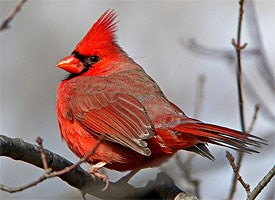
%> input picture hw2/images/cardinal1.jpg, 275 x 200 px
$ octave --eval "result = energy_image(imread('images/cardinal1.jpg'));"   (GNU Octave 9; MATLAB toolbox functions it lacks are replaced by stand-ins)
%> lines starting %> are read from the running program, lines starting %| are printed output that depends on the picture
function [energyImage, Ix, Iy] = energy_image(im)

% convert image to grayscale double
im = double(rgb2gray(im));
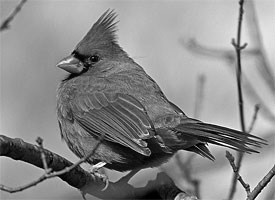
%> im: size 200x275 double; min 0, max 254, mean 137.1

% Sobel derivative filters
Dx = [1 0 -1;2 0 -2;1 0 -1];
Dy = [1 2 1;0 0 0;-1 -2 -1];

% apply filters to image
Ix = imfilter(im, Dx);
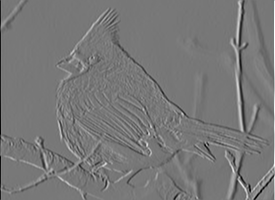
%> Ix: size 200x275 double; min -803, max 900, mean -0.3; drawn with min black and max white
Iy = imfilter(im, Dy);
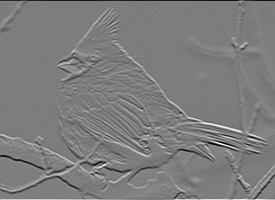
%> Iy: size 200x275 double; min -917, max 947, mean 1.2; drawn with min black and max white

% compute energy as gradient magnitude
energyImage = sqrt(Ix.^2 + Iy.^2);
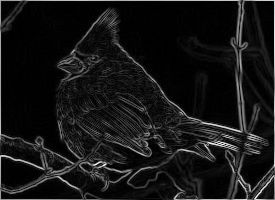
%> energyImage: size 200x275 double; min 0, max 1001.3, mean 87.2; drawn with min black and max white

$ run again, on hw2/images/cardinal2.jpg
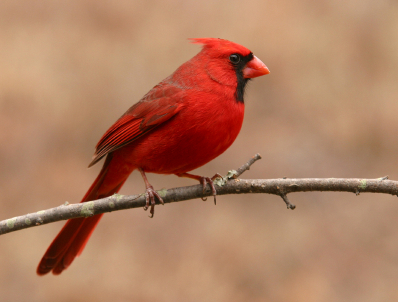
%> input picture hw2/images/cardinal2.jpg, 398 x 302 px
%> in energy_image, `Iy = imfilter(im, Dy);`:
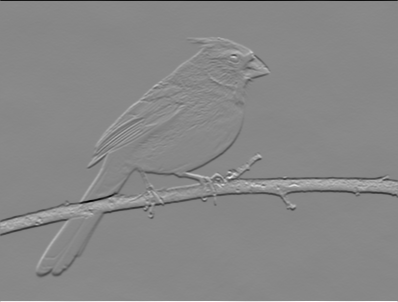
%> Iy: size 302x398 double; min -761, max 666, mean 0.2; drawn with min black and max white
%> in energy_image, `energyImage = sqrt(Ix.^2 + Iy.^2);`:
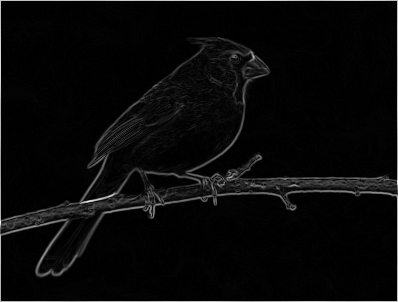
%> energyImage: size 302x398 double; min 0, max 836.1, mean 31.2; drawn with min black and max white

$ run again, on hw2/images/ella.jpg
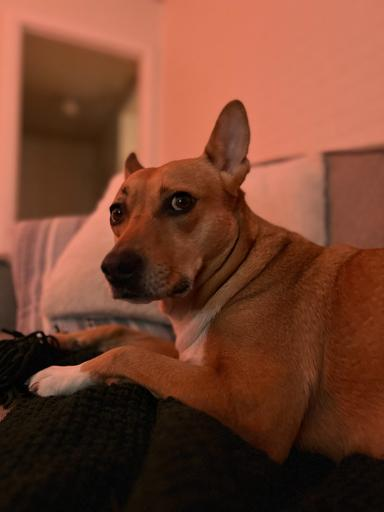
%> input picture hw2/images/ella.jpg, 384 x 512 px
%> in energy_image, `Iy = imfilter(im, Dy);`:
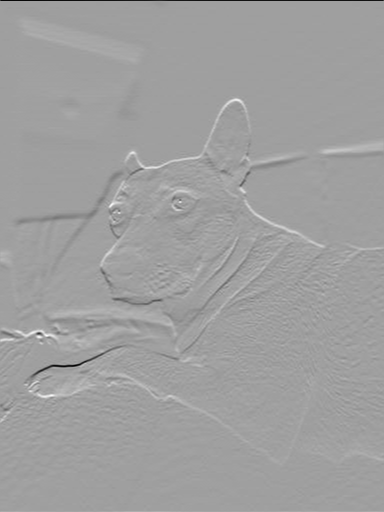
%> Iy: size 512x384 double; min -661, max 397, mean 1.1; drawn with min black and max white
%> in energy_image, `energyImage = sqrt(Ix.^2 + Iy.^2);`:
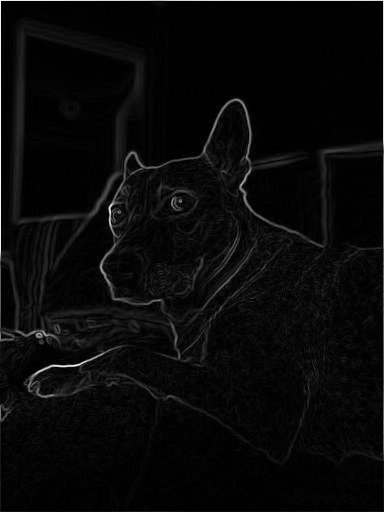
%> energyImage: size 512x384 double; min 0, max 667.8, mean 24.5; drawn with min black and max white
